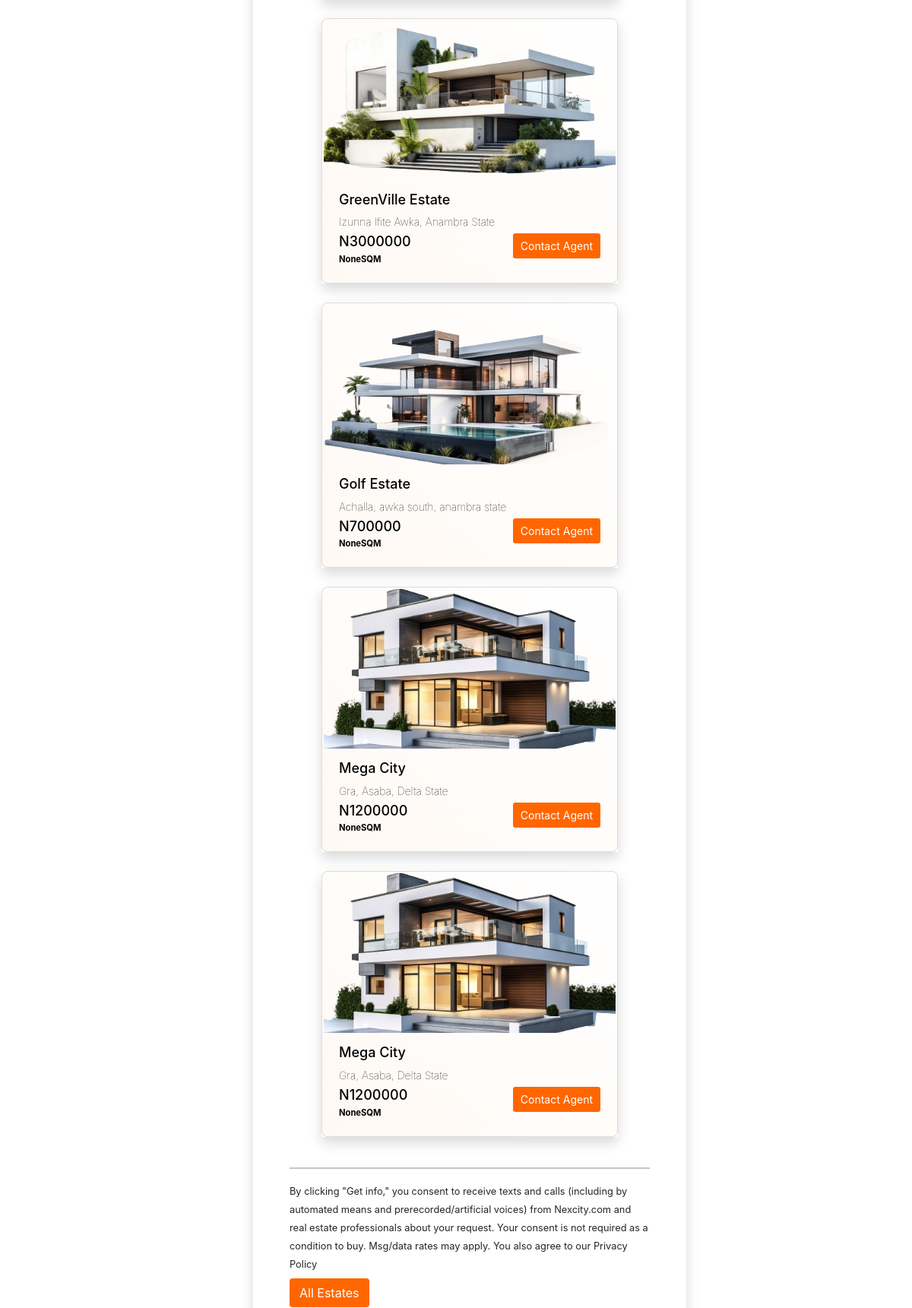
Before: /thank_you/ (middle part) with the older database file.
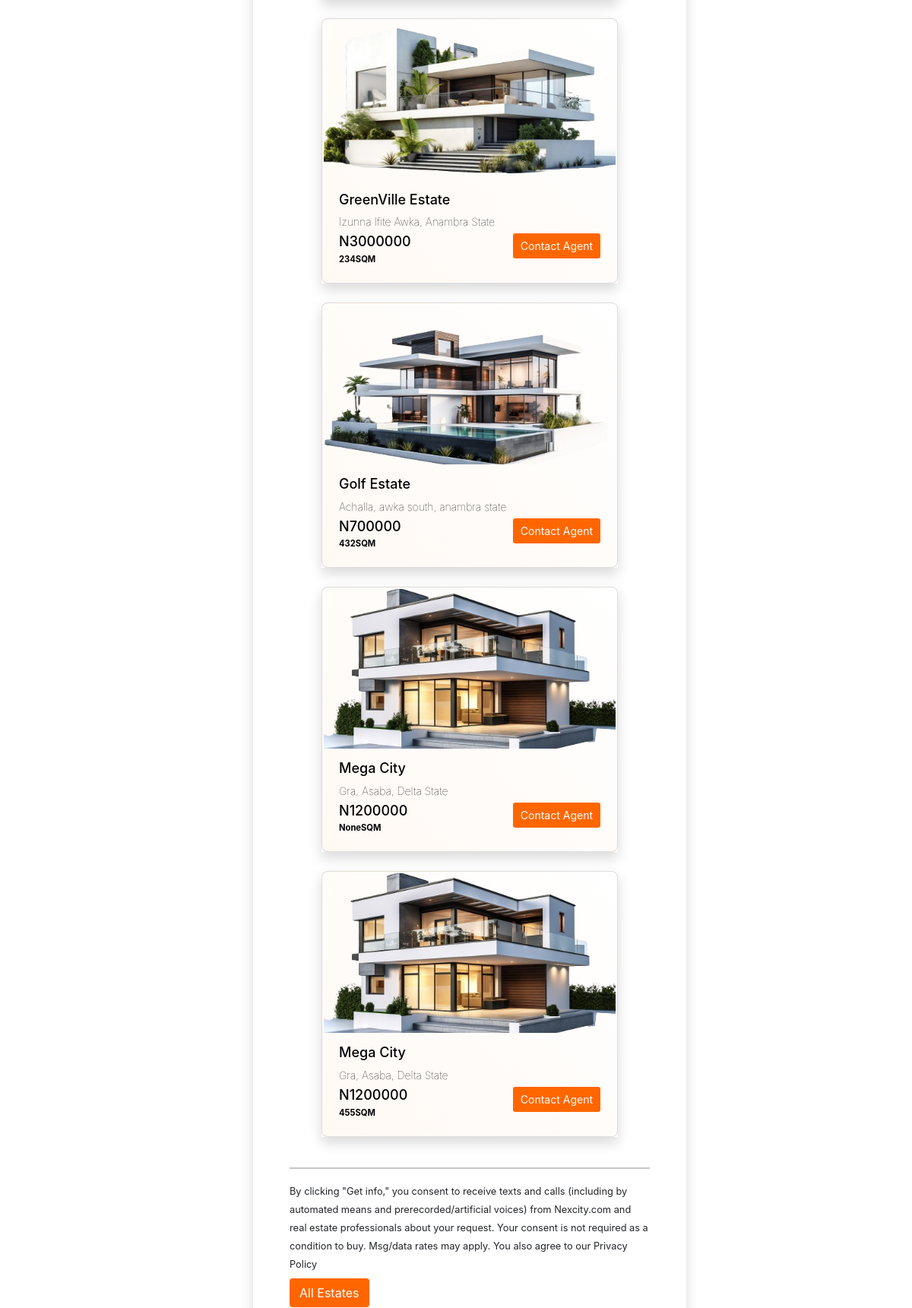
After: the same page with the newer database file.
### estate/models.py (models this page shows)
class Estate(models.Model):
    title= models.CharField(max_length = 100)
    location= models.CharField(max_length = 400)
    documents = models.CharField(max_length = 400)
    landmarks= models.CharField(max_length = 400)
    features= models.TextField(blank=True)
    price= models.IntegerField()
    size= models.IntegerField(null=True, default="465")
    discounted_price = models.DecimalField(max_digits=100, decimal_places = 0, blank=True, null = True)
    image = models.ImageField(default='\image\pexels-pixabay-280221.jpg', upload_to='image/', blank=True, null=True)
    subscription_form = models.FileField(upload_to='subscription/', blank=True, null=True, default='\image\pexels-pixabay-280221.jpg')
    c_of_o = models.CharField(null=True, max_length=100, blank=True)
    google_map = models.TextField(blank=True)

### estate/views.py (the view)
# urls.py: path('thank_you/', views.thank_you),
def thank_you(request):
    estate = Estate.objects.all()[:5:1]
    return render(request, "thank_you.html", locals())

### estate/templates/thank_you.html (shortened to what this page needs)
{% extends 'base.html' %}
{% load static %}
{% block body %}
<div class="container m-md-5  "><br><br>
    <div class="row my-3">
        <div class="col-sm-6 offset-sm-3 p-5 shadow">
<h3>Thank you!!</h3><br>
<div class="row justify-content-center">
    {%for i in estate %}
    <div class="col-lg-10 col-12 ">
        <div class="cards shadow">
            <a href="/land_details/{{i.id}}" class="card">
              <img src="{{i.image.url}}" alt="">
              <div class="card_body">
                <h5 class="card_title" style="text-decoration: none;">{{i.title}}</h5>
                <p class="card_text" style="margin-bottom: 5px;">{{i.location}}</p>
                <div class="d-flex justify-content-between">
                  <div>
                    <h6 class="card_title" style="text-decoration: none; margin: 0;">N{{i.price}}</h6>
                <p style="margin: 0;"><small class="fw-bold">{{i.size}}SQM</small></p>
                </div>
                <div>
                  <button class="btn-sm btn-oranger" > Contact Agent</button>
                </div>
              </div>
              </div>
            </a>
          </div>
    </div>
    {%endfor%}
</div>
<br><hr>
<p class="fw-light p-0 m-0"><small>By clicking "Get info," you consent to receive texts and calls (including by automated means and prerecorded/artificial voices) from Nexcity.com and real estate professionals about your request. Your consent is not required as a condition to buy. Msg/data rates may apply. You also agree to our  Privacy Policy </small></p>
<a href="/all_listing/" class="btn btn-oranger mt-2">All Estates</a>
</div></div></div>
{% endblock body %}

Changed rows visible on the page:
changed Estate "GreenVille Estate": size "None" → "234"
changed Estate "Golf Estate": size "None" → "432"
changed Estate (number 4 of 4 on the later page): size "None" → "455"
